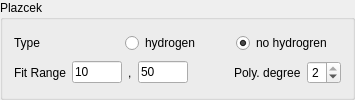
                            <widget class="QGroupBox" name="groupBox_34">
                             <property name="title">
                              <string>Plazcek</string>
                             </property>
                             <layout class="QVBoxLayout" name="verticalLayout_38">
                              <item>
                               <layout class="QHBoxLayout" name="horizontalLayout_65">
                                <item>
                                 <widget class="QLabel" name="label_85">
                                  <property name="text">
                                   <string>Type</string>
                                  </property>
                                 </widget>
                                </item>
                                <item>
                                 <widget class="QRadioButton" name="hydrogen_yes">
                                  <property name="text">
                                   <string>hydrogen</string>
                                  </property>
                                  <property name="checked">
                                   <bool>false</bool>
                                  </property>
                                 </widget>
                                </item>
                                <item>
                                 <widget class="QRadioButton" name="hydrogen_no">
                                  <property name="text">
                                   <string>no hydrogren</string>
                                  </property>
                                  <property name="checked">
                                   <bool>true</bool>
                                  </property>
                                 </widget>
                                </item>
                               </layout>
                              </item>
                              <item>
                               <layout class="QHBoxLayout" name="horizontalLayout_66">
                                <item>
                                 <widget class="QLabel" name="label_86">
                                  <property name="text">
                                   <string>Fit Range</string>
                                  </property>
                                 </widget>
                                </item>
                                <item>
                                 <widget class="QLineEdit" name="plazcek_fit_range_min">
                                  <property name="minimumSize">
                                   <size>
                                    <width>50</width>
                                    <height>0</height>
                                   </size>
                                  </property>
                                  <property name="maximumSize">
                                   <size>
                                    <width>50</width>
                                    <height>16777215</height>
                                   </size>
                                  </property>
                                  <property name="text">
                                   <string>10</string>
                                  </property>
                                 </widget>
                                </item>
                                <item>
                                 <widget class="QLabel" name="label_88">
                                  <property name="text">
                                   <string>,</string>
                                  </property>
                                 </widget>
                                </item>
                                <item>
                                 <widget class="QLineEdit" name="plazcek_fit_range_max">
                                  <property name="minimumSize">
                                   <size>
                                    <width>50</width>
                                    <height>0</height>
                                   </size>
                                  </property>
                                  <property name="maximumSize">
                                   <size>
                                    <width>50</width>
                                    <height>16777215</height>
                                   </size>
                                  </property>
                                  <property name="text">
                                   <string>50</string>
                                  </property>
                                 </widget>
                                </item>
                                <item>
                                 <spacer name="horizontalSpacer_21">
                                  <property name="orientation">
                                   <enum>Qt::Horizontal</enum>
                                  </property>
                                  <property name="sizeHint" stdset="0">
                                   <size>
                                    <width>40</width>
                                    <height>20</height>
                                   </size>
                                  </property>
                                 </spacer>
                                </item>
                                <item>
                                 <layout class="QHBoxLayout" name="horizontalLayout_22">
                                  <item>
                                   <widget class="QLabel" name="label_23">
                                    <property name="text">
                                     <string>Poly. degree</string>
                                    </property>
                                   </widget>
                                  </item>
                                  <item>
                                   <widget class="QSpinBox" name="ndeg">
                                    <property name="maximum">
                                     <number>2</number>
                                    </property>
                                    <property name="value">
                                     <number>2</number>
                                    </property>
                                   </widget>
                                  </item>
                                 </layout>
                                </item>
                               </layout>
                              </item>
                             </layout>
                            </widget>
